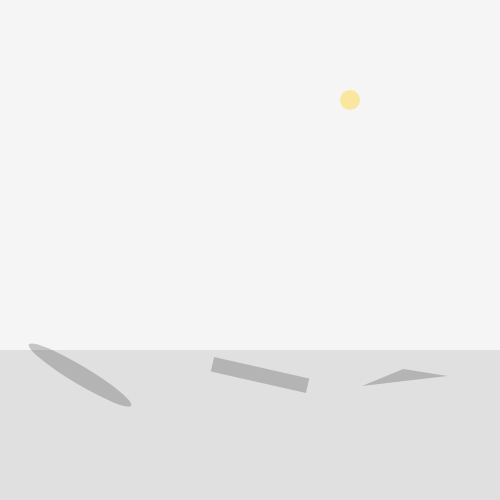
Frame 1 (no input)
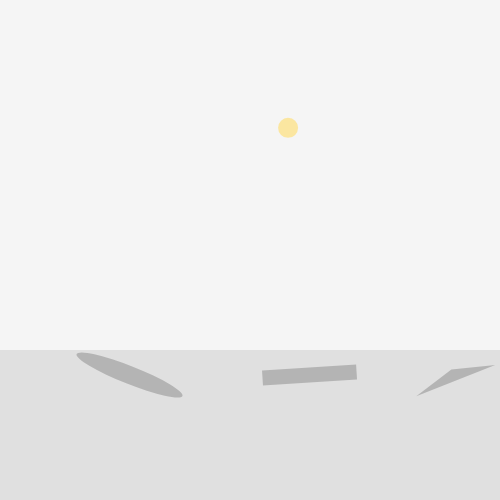
Frame 60 (no input)
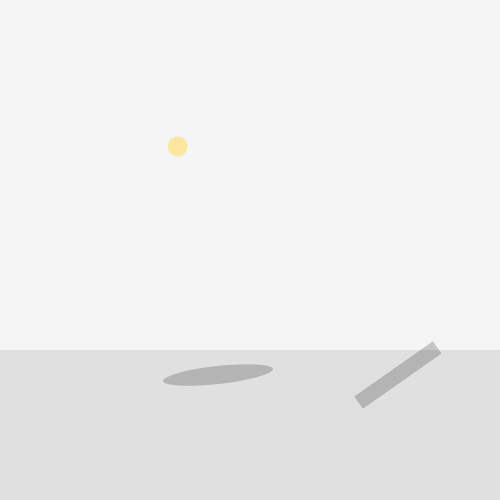
Frame 120 (the mouse pressed at the canvas centre since frame 60)

The p5.js sketch that drew these frames (run headless with seeded random() and noise() and a simulated clock; from frame 60 on, the mouse is pressed at the canvas centre):

// p5.js sketch
// ── sketch.js
// GENUARY 15 - Objet invisible (uniquement les ombres)
// Formes invisibles révélées par leurs ombres

let time = 0;
let FOND = "#f5f5f5";
let OMBRE = "#1a1a1a";

function setup() {
  createCanvas(500, 500);
}

function draw() {
  background(FOND);
  noStroke();

  // Source de lumière (suit la souris ou tourne)
  let lightX = width / 2 + cos(time) * 100;
  let lightY = 100 + sin(time * 0.5) * 50;

  // Sol
  fill("#e0e0e0");
  rect(0, height * 0.7, width, height * 0.3);

  // Objets invisibles et leurs ombres
  drawShadow(200, 350, 60, lightX, lightY, "circle");
  drawShadow(300, 320, 50, lightX, lightY, "square");
  drawShadow(380, 360, 40, lightX, lightY, "triangle");

  // Indicateur de lumière
  fill(255, 220, 100, 150);
  ellipse(lightX, lightY, 20);

  time += 0.02;
}

function drawShadow(objX, objY, objSize, lightX, lightY, shape) {
  // Calculer la direction de l'ombre
  let dx = objX - lightX;
  let dy = objY - lightY;
  let distance = dist(objX, objY, lightX, lightY);

  // Position et étirement de l'ombre
  let shadowX = objX + dx * 0.8;
  let shadowY = height * 0.75;
  let shadowW = objSize * 1.5 + distance * 0.1;
  let shadowH = objSize * 0.3;

  // Dessiner l'ombre
  fill(0, 50);

  push();
  translate(shadowX, shadowY);

  // Rotation basée sur la position de la lumière
  let angle = atan2(dy, dx);
  rotate(angle - HALF_PI);

  if (shape === "circle") {
    ellipse(0, 0, shadowW, shadowH);
  } else if (shape === "square") {
    rectMode(CENTER);
    rect(0, 0, shadowW, shadowH);
  } else if (shape === "triangle") {
    triangle(-shadowW/2, shadowH/2, shadowW/2, shadowH/2, 0, -shadowH/2);
  }

  pop();
}
